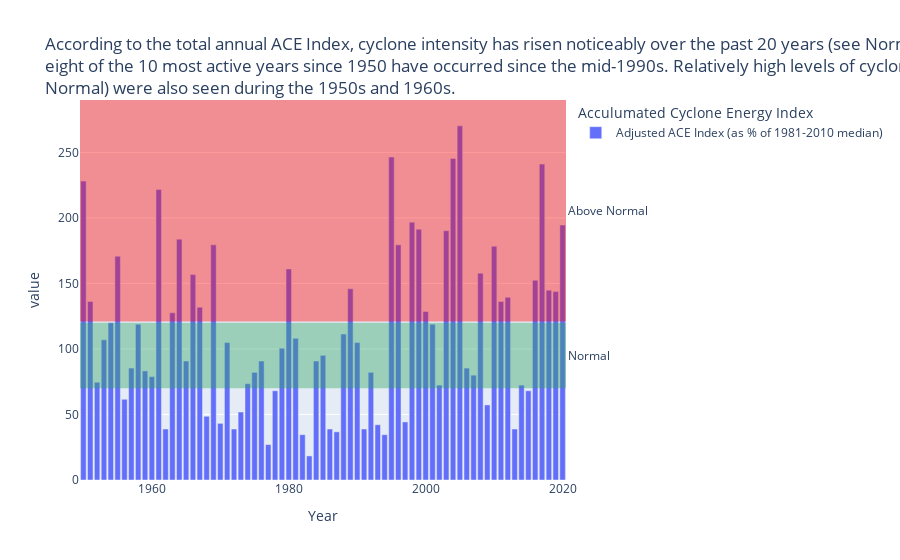

Source (notebook cell):
### Code cell
fig = px.bar(ace_df, x='Year', y=['Adjusted ACE Index (as % of 1981-2010 median)'], 
        labels={'Year':'Year', 'variable':'Acculumated Cyclone Energy Index'}, 
        title='''
According to the total annual ACE Index, cyclone intensity has risen noticeably over the past 20 years (see Normal band), and
<br>eight of the 10 most active years since 1950 have occurred since the mid-1990s. Relatively high levels of cyclone activity (above
<br>Normal) were also seen during the 1950s and 1960s. 
''' 
)

fig.add_hrect(y0=121, y1=290, line_width=0, fillcolor="red", opacity=0.4, annotation_text='Above Normal', annotation_position='outside right')
fig.add_hrect(y0=70, y1=120, line_width=0, fillcolor="#2ca25f", opacity=0.4, annotation_text='Normal', annotation_position='outside right')

fig.show()

### Figure 1 — Plotly figure (JSON) as saved in the notebook; plotly's stock layout.template omitted (floating-point values rounded to 4 significant figures)
{"data": [{"alignmentgroup": "True", "hovertemplate": "Acculumated Cyclone Energy Index=Adjusted ACE Index (as % of 1981-2010 median)<br>Year=%{x}<br>value=%{y}<extra></extra>", "legendgroup": "Adjusted ACE Index (as % of 1981-2010 median)", "marker": {"color": "#636efa", "pattern": {"shape": ""}}, "name": "Adjusted ACE Index (as % of 1981-2010 median)", "offsetgroup": "Adjusted ACE Index (as % of 1981-2010 median)", "orientation": "v", "showlegend": true, "textposition": "auto", "type": "bar", "x": [1950, 1951, 1952, 1953, 1954, 1955, 1956, 1957, 1958, 1959, 1960, 1961, 1962, 1963, 1964, 1965, 1966, 1967, 1968, 1969, 1970, 1971, 1972, 1973, 1974, 1975, 1976, 1977, 1978, 1979, 1980, 1981, 1982, 1983, 1984, 1985, 1986, 1987, 1988, 1989, 1990, 1991, 1992, 1993, 1994, 1995, 1996, 1997, 1998, 1999, 2000, 2001, 2002, 2003, 2004, 2005, 2006, 2007, 2008, 2009, 2010, 2011, 2012, 2013, 2014, 2015, 2016, 2017, 2018, 2019, 2020], "xaxis": "x", "y": [228.1, 136.2, 74.59, 107.0, 120, 170.8, 61.62, 85.41, 118.9, 83.24, 78.92, 221.6, 38.92, 127.6, 183.8, 90.81, 156.8, 131.9, 48.65, 179.5, 43.24, 104.9, 38.92, 51.89, 73.51, 82.16, 90.81, 27.03, 68.11, 100.5, 161.1, 108.1, 34.59, 18.38, 90.81, 95.14, 38.92, 36.76, 111.4, 145.9, 104.9, 38.92, 82.16, 42.16, 34.59, 246.5, 179.5, 44.32, 196.8, 191.4, 128.6, 118.9, 72.43, 190.3, 245.4, 270.3, 85.41, 80, 157.8, 57.3, 178.4, 136.2, 139.5, 38.92, 72.43, 68.11, 152.4, 241.1, 144.9, 143.8, 194.6], "yaxis": "y"}], "layout": {"annotations": [{"showarrow": false, "text": "Above Normal", "x": 1, "xanchor": "left", "xref": "x domain", "y": 205.5, "yanchor": "middle", "yref": "y"}, {"showarrow": false, "text": "Normal", "x": 1, "xanchor": "left", "xref": "x domain", "y": 95, "yanchor": "middle", "yref": "y"}], "barmode": "relative", "legend": {"title": {"text": "Acculumated Cyclone Energy Index"}, "tracegroupgap": 0}, "shapes": [{"fillcolor": "red", "line": {"width": 0}, "opacity": 0.4, "type": "rect", "x0": 0, "x1": 1, "xref": "x domain", "y0": 121, "y1": 290, "yref": "y"}, {"fillcolor": "#2ca25f", "line": {"width": 0}, "opacity": 0.4, "type": "rect", "x0": 0, "x1": 1, "xref": "x domain", "y0": 70, "y1": 120, "yref": "y"}], "title": {"text": "\nAccording to the total annual ACE Index, cyclone intensity has risen noticeably over the past 20 years (see Normal band), and\n<br>eight of the 10 most active years since 1950 have occurred since the mid-1990s. Relatively high levels of cyclone activity (above\n<br>Normal) were also seen during the 1950s and 1960s. \n"}, "xaxis": {"anchor": "y", "domain": [0, 1], "title": {"text": "Year"}}, "yaxis": {"anchor": "x", "domain": [0, 1], "title": {"text": "value"}}}}
